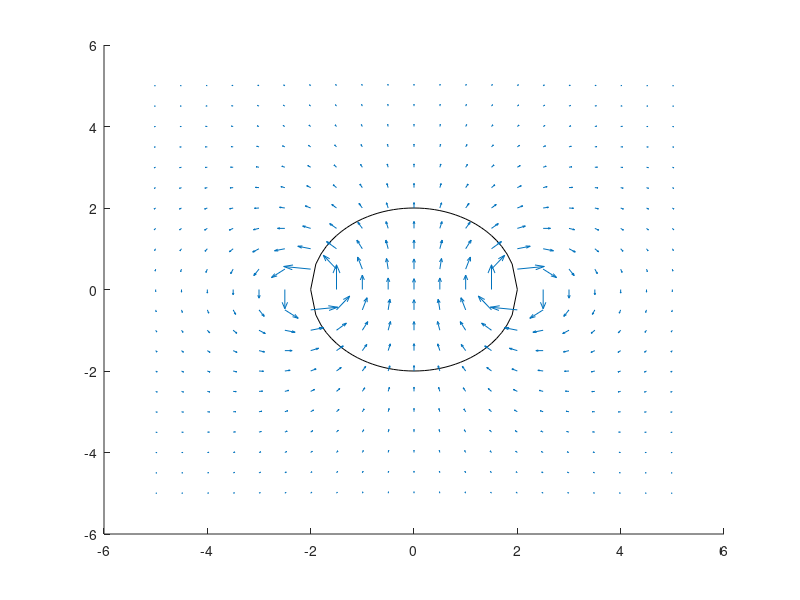

Reproduce this figure in MATLAB.
%Simulacion de espira y campo magnetico 2D

clear; % borra variables
close all; % borra figuras
clc; % limpia pantalla

% Parametros de la rejilla
x0 = -5;
x1 = 5;
xn = 0.5;
y0 = x0;
y1 = x1;
yn = xn;

[xGrid, yGrid]= meshgrid(x0:xn:x1, y0:yn:y1); 

% Datos de B
uo = 4.*pi.*10.^-7; % Permeabilidad del espacio libre
I = 30; % Intensidad - corriente
r = 2; % Radio Circulo
r1 = sqrt((xGrid-r).^2 + (yGrid-0).^2);
r2 = sqrt((xGrid-(-r)).^2 + (yGrid-0).^2);

Bx = (uo.*I.*(yGrid-0))./(2.*r1.^2); % Y porque es el inverso
By = -(uo.*I.*(xGrid-2))./(2.*r1.^2); % X porque es el inverso
Bx2 = -(uo.*I.*(yGrid-0))./(2.*r2.^2); % Y porque es el inverso
By2 = (uo.*I.*(xGrid+2))./(2.*r2.^2); % X porque es el inverso
sumBx = Bx + Bx2;
sumBy = By + By2;
B = sqrt(Bx.^2+By.^2);
Cx = ((Bx+Bx2)./B); % Componente en x
Cy = ((By+By2)./B); % Componente en y

%Parametros de la espisa ( circulo )
xCirculo = (-r):0.1:r; % Valores en x del circulo
yCirculo = sqrt((r*r)-xCirculo.^2); % Valores en y del circulo %r^2 = r*r

figure();
hold on;
plot(xCirculo, yCirculo,'k', xCirculo, -yCirculo, 'k'); % Dibuja circulo
quiver(xGrid, yGrid, sumBx, sumBy); % Dibuja flechas
hold off;